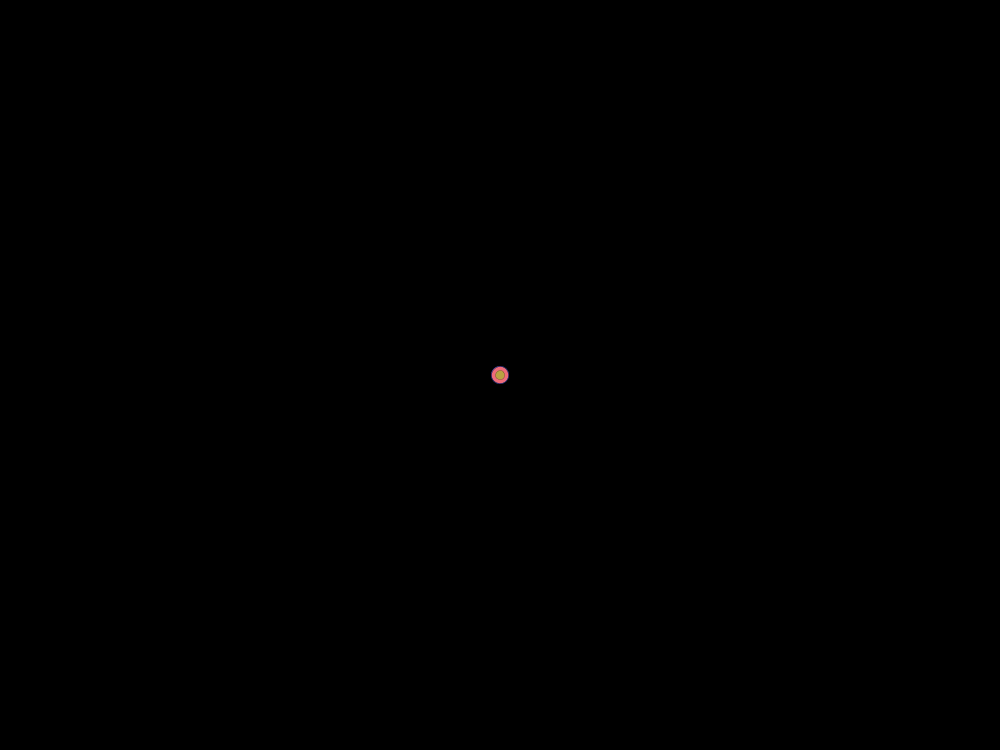
Frame 1 (no input)
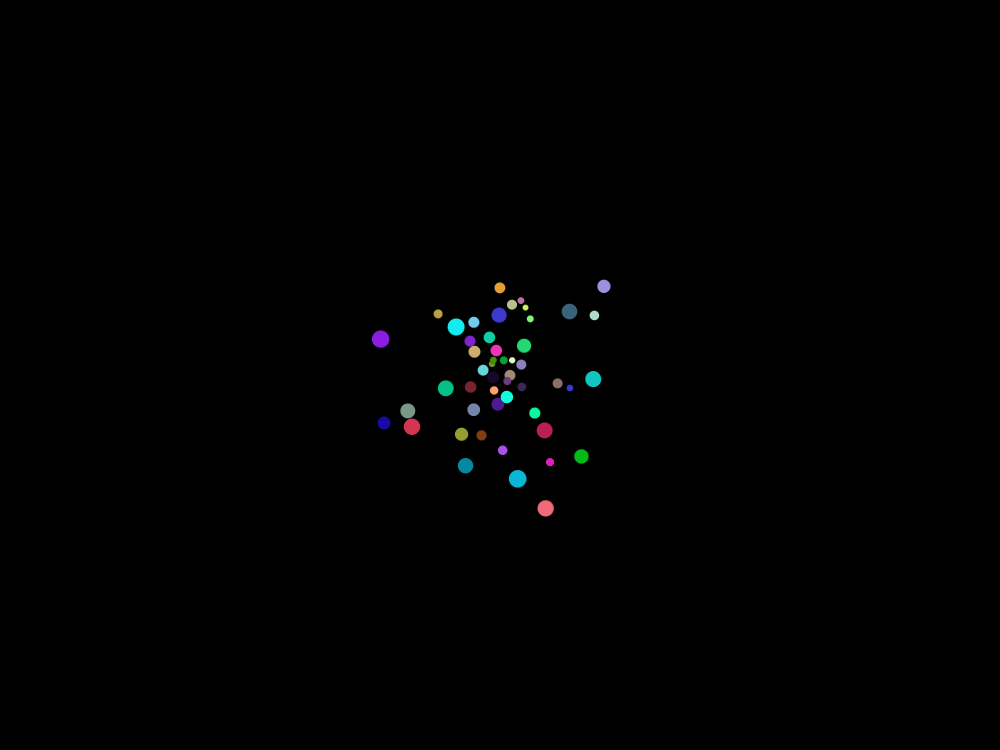
Frame 60 (the mouse pressed at the canvas centre just before this capture)
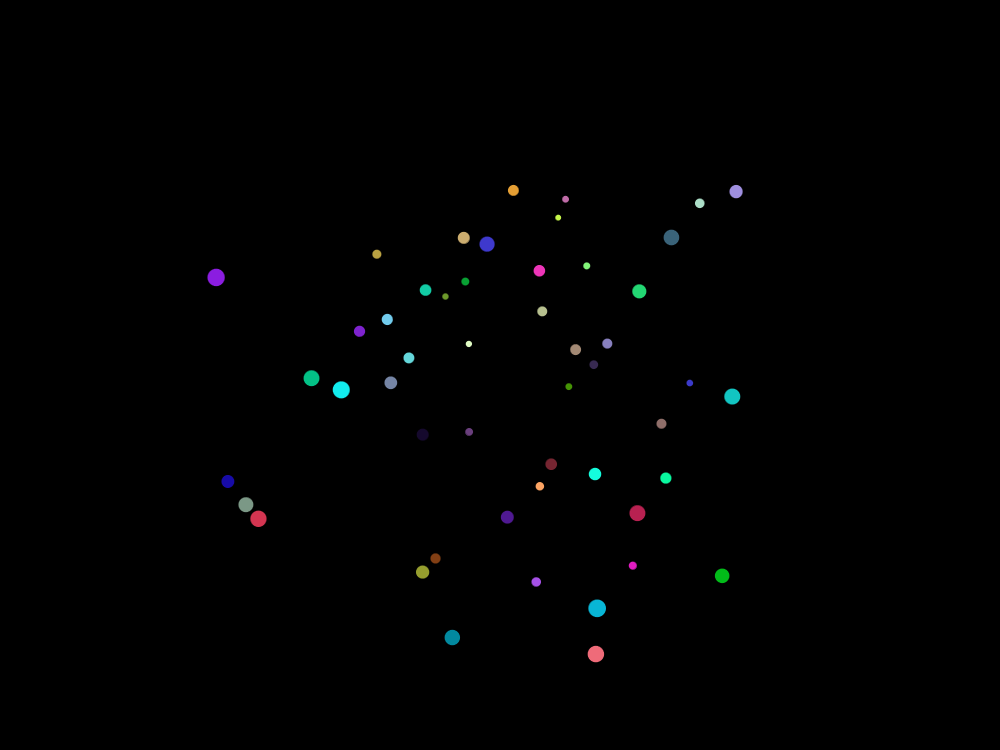
Frame 120 (the mouse held since frame 60 and released just before this capture)

The Processing sketch that drew these frames (run headless with seeded random() and noise(); from frame 60 on, the mouse is pressed at the canvas centre):

// Processing sketch: Bouncers_and_Movers
// ── Bouncers_and_Movers.pde
Mover[] movers;
int numMovers;

Bouncer[] bouncers;
int numBouncers;



void setup() {
  
  frameRate(6000);
  size(1000, 750);

  
  numMovers = 100;
  movers = new Mover[numMovers];
  int i = 0;
  while (i < numMovers) {
    movers[i] = new Mover();
    i = i + 1;
  }
  
  numBouncers = 50;
  bouncers = new Bouncer[numBouncers];
  int j = 0;
  while (j < numBouncers) {
    bouncers[j] = new Bouncer();
    j = j + 1;
  }
  
  
}


void draw() {
  
    background(0);
    
  int i = 0;
  while (i < numMovers) {
     //movers[i].show();
     //movers[i].act();
    
    i = i + 1;
  }
  
  int j = 0;
  while (j < numBouncers) {
    bouncers[j].show();
    bouncers[j].act();
    
    j = j + 1;
  }
  
  
  
  
}

// ── Bouncer.pde
class Bouncer {
  
  float x, y;
  float vx, vy;
  float r,g,b;
  float size;
  
  
  Bouncer() {
    
    x = width/2;
    y = height/2;
    size = random(6,18);
    vx = random(-4,4);
    vy = random(-4,4);
    r = random(0,255);
    g = random(0,255);
    b = random(0,255);
    
  }
  
  void act() {
   
    // movement of the bouncers 
    x = x + vx;
    y = y + vy;
   
    //bouncing off of walls
    if (x > width - size || x < size) vx = vx * -1;
    if (y > height - size || y < size) vy = vy * -1;    
    
    //bouncing off other bouncers
    int j = 0;
    while (j < numBouncers) {
      
      if(x != bouncers[j].x && y != bouncers[j].y) { // if not checking itself so it doesnt bounce off of itself
        if (dist(x, y, bouncers[j].x, bouncers[j].y) < (size/2 + (bouncers[j].size)/2)) { //if its contacting another ball
          
          vx = -(bouncers[j].x - x)/5;
          vy = -(bouncers[j].y - y)/5;      
      
        }
      }
      
       j = j + 1;
    }
    
  }
  
  void show() {
    
    strokeWeight(.2);
    fill(r,g,b);
    circle(x,y,size);
    
    
  }
  
  
  
  
}

// ── Mover.pde
class Mover {
  
  float x, y;
  float r, g, b;
  float size; 
  
  Mover() {
    
   x = width/2;
   y = height/2;
   size = random(3,3);
   r = random(0,255);
   g = random(0,255);
   b = random(0,255);
    
  }
  
  void act() {
    
    x = x + random(-3,3);
    y = y + random(-3,3);
    
  }
  
  void show() {
    
    strokeWeight(.1);
    fill(r,g,b);
    circle(x,y,size);
    
    
    
  }
    
  

  
}
